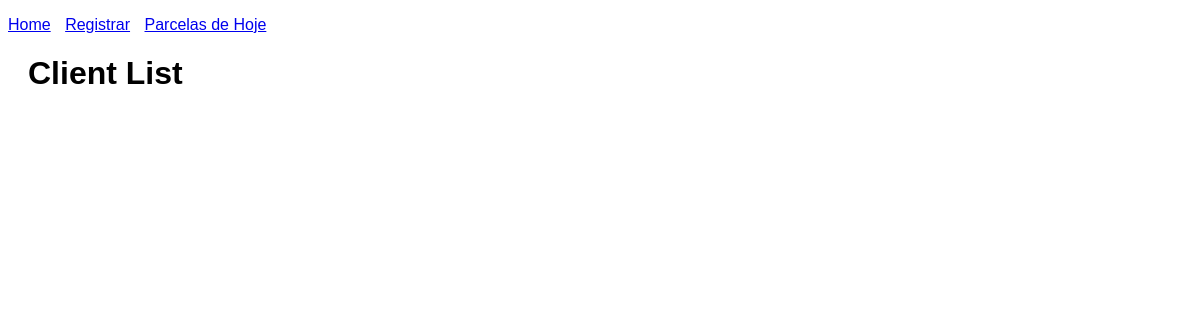
Before: / with the older database file.
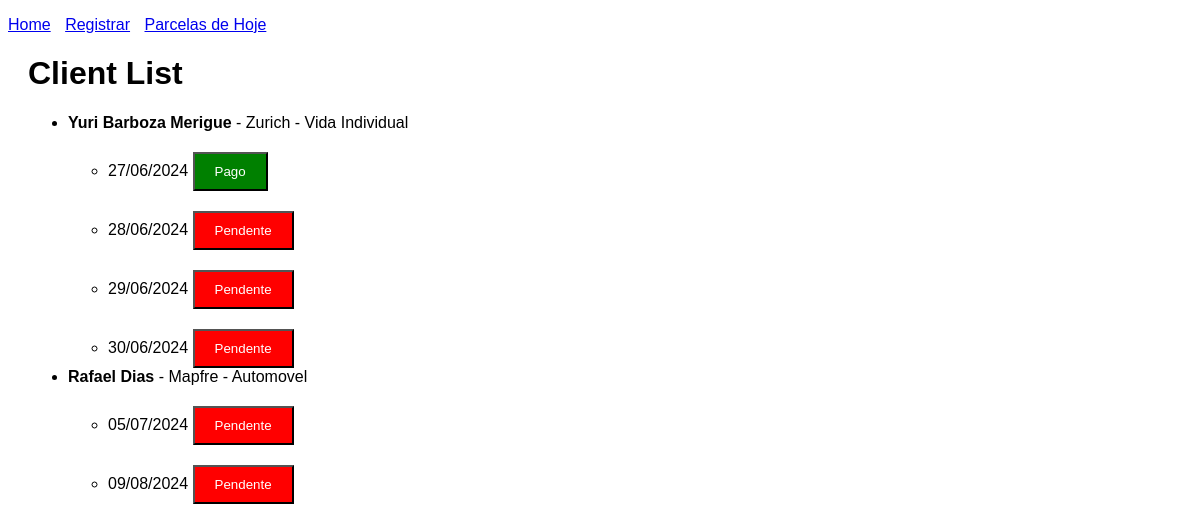
After: the same page with the newer database file.
### app/models.py (models this page shows)
class Client(db.Model):
    id = db.Column(db.Integer, primary_key=True)
    nome = db.Column(db.String(100), nullable=False)
    seguradora = db.Column(db.String(100), nullable=False)
    tipo_seguro = db.Column(db.String(100), nullable=False)
    qtde_parcelas = db.Column(db.Integer, nullable=False)
    forma_pagamento = db.Column(db.String(100), nullable=False)
    due_dates = db.relationship('DueDate', backref='client', lazy=True)

class DueDate(db.Model):
    id = db.Column(db.Integer, primary_key=True)
    date = db.Column(db.String(10), nullable=False)
    pago = db.Column(db.Boolean, default=False)
    client_id = db.Column(db.Integer, db.ForeignKey('client.id'), nullable=False)

### app/routes.py (the view)
@main_bp.route('/')
def home():
    clients = Client.query.all()
    return render_template('home.html', clients=clients)

### app/routes.py (called while the page is built)
def format_date(date_str):
    date_obj = datetime.strptime(date_str, '%Y-%m-%d')
    return date_obj.strftime('%d/%m/%Y')

@main_bp.context_processor
def utility_processor():
    return dict(enumerate=enumerate, format_date=format_date)

### app/templates/home.html
{% extends 'base.html' %}
{% block content %}
<h1>Client List</h1>
<ul>
    {% for client_index, client in enumerate(clients) %}
    <li>
        <strong>{{ client.nome }}</strong> - {{ client.seguradora }} - {{ client.tipo_seguro }}
        <ul>
            {% for due_date_index, due_date in enumerate(client.due_dates) %}
            <li>
                {{ format_date(due_date.date) }}
                <form action="{{ url_for('main.toggle_payment', due_date_id=due_date.id) }}" method="post" style="display:inline;">
                    {% if due_date.pago %}
                    <button type="submit" style="background-color: green; color: white;">Pago</button>
                    {% else %}
                    <button type="submit" style="background-color: red; color: white;">Pendente</button>
                    {% endif %}
                </form>
            </li>
            {% endfor %}
        </ul>
    </li>
    {% endfor %}
</ul>
{% endblock %}

### app/templates/base.html (shortened to what this page needs)
<!DOCTYPE html>
<html lang="en">
<head>
    <link rel="stylesheet" href="{{ url_for('static', filename='css/style.css') }}">
</head>
<body>
    <nav>
        <ul>
            <li><a href="{{ url_for('main.home') }}">Home</a></li>
            <li><a href="{{ url_for('main.registrar') }}">Registrar</a></li>
            <li><a href="{{ url_for('main.parcelas_de_hoje') }}">Parcelas de Hoje</a></li>
        </ul>
    </nav>
    <div class="container">
        {% block content %}{% endblock %}
    </div>
</body>
</html>

### app/static/css/style.css (style rules this page uses)
body { font-family: Arial, sans-serif; }
nav ul { list-style-type: none; padding: 0; }
nav ul li { display: inline; margin-right: 10px; }
.container { margin: 20px; }
button { margin-top: 20px; padding: 10px 20px; }

Changed rows visible on the page:
added Client: nome "Yuri Barboza Merigue", seguradora "Zurich", tipo_seguro "Vida Individual"
added DueDate: date "27/06/2024", pago "Pago", shown under "Yuri Barboza Merigue"
added DueDate: date "28/06/2024", pago "Pendente", shown under "Yuri Barboza Merigue"
added DueDate: date "29/06/2024", pago "Pendente", shown under "Yuri Barboza Merigue"
added DueDate: date "30/06/2024", pago "Pendente", shown under "Yuri Barboza Merigue"
added Client: nome "Rafael Dias", seguradora "Mapfre", tipo_seguro "Automovel"
added DueDate: date "05/07/2024", pago "Pendente", shown under "Rafael Dias"
added DueDate: date "09/08/2024", pago "Pendente", shown under "Rafael Dias"
